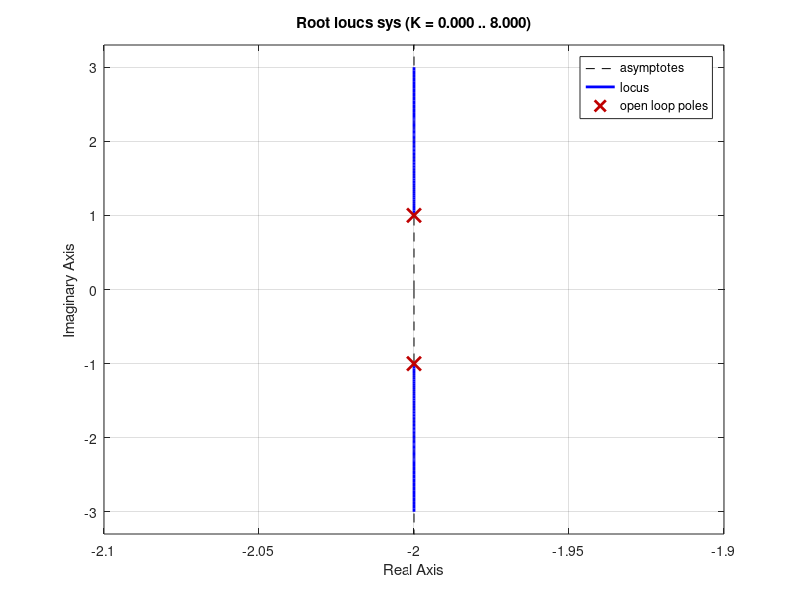
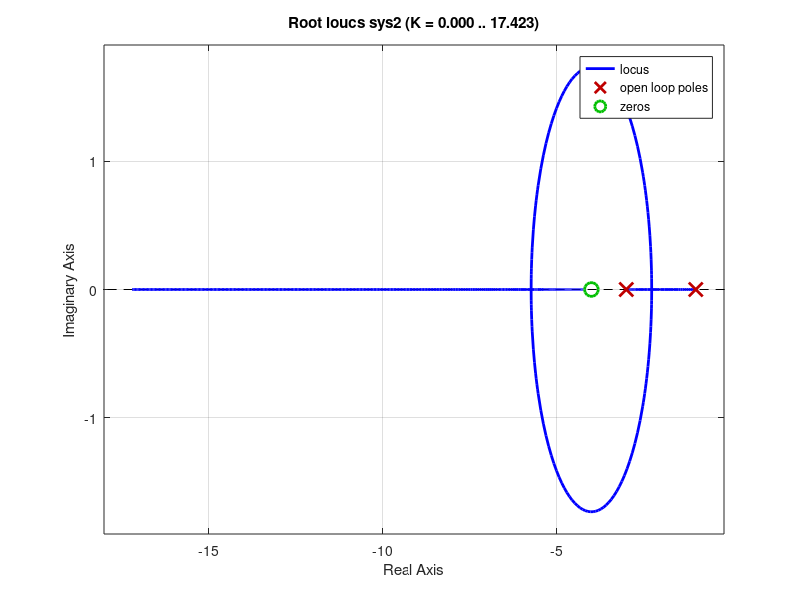

The MATLAB script that drew these images, in order:
clc
clear all

%using equation parameters directly
num=[1];
den=[1 4 5];
sys=tf(num,den);
figure(1)
rlocus(sys)


%using pole zero method
zeros=[-4];
poles=[-1; -3;];
%poly: this functiion is used to generate the parameters of generated
%forumla
sys2=tf(poly(zeros),poly(poles))
figure(2)
rlocus(sys2)